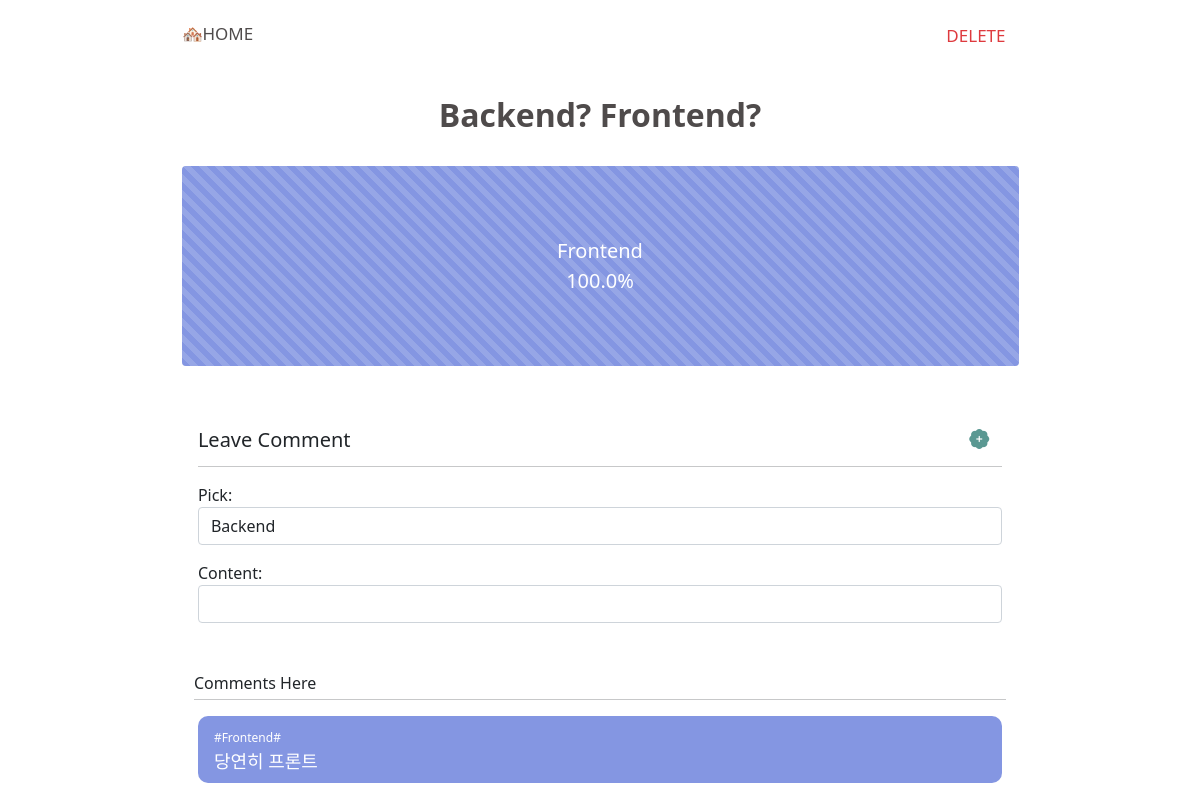
Screenshot of /either/3/detail_result with the database file from the repository.
### votes/models.py (models this page shows)
class Vote(models.Model):
    subject = models.CharField(max_length=150)
    choice_one = models.CharField(max_length=300)
    choice_two = models.CharField(max_length=300)
    vote_one = models.IntegerField(default=0)
    vote_two = models.IntegerField(default=0)
    created_at = models.DateTimeField(auto_now_add=True)

class Comment(models.Model):
    vote = models.ForeignKey(
        Vote,
        on_delete= models.CASCADE,
    )
    choice = models.CharField(max_length=300)
    content = models.TextField()
    created_at = models.DateTimeField(auto_now_add=True)

### votes/views.py (the view)
# urls.py: path('<int:pk>/detail_result', views.detail_result, name='detail_result'),
def detail_result(request, pk):
    vote = Vote.objects.get(pk=pk)
    if request.POST:
        if request.POST['choice'] == vote.choice_one:
            vote.vote_one += 1
        elif request.POST['choice'] == vote.choice_two:
            vote.vote_two += 1
        vote.save()
    options =  [(Vote.objects.filter(pk=pk).values_list('choice_one')[0][0],Vote.objects.filter(pk=pk).values_list('choice_one')[0][0]),
         (Vote.objects.filter(pk=pk).values_list('choice_two')[0][0], Vote.objects.filter(pk=pk).values_list('choice_two')[0][0])]
    form = CommentForm()
    form.fields['choice'].widget.choices = options
    comments = vote.comment_set.all()
    tot = vote.vote_one + vote.vote_two
    one_per = 0
    two_per = 0
    if tot:
        one_per = round(vote.vote_one/tot * 100,2)
        two_per = round(100 - one_per,2)
    context = {
        'vote':vote,
        'form':form,
        'comments':comments,
        'one_per':one_per,
        'two_per':two_per,
    }
    return render(request, 'votes/detail_result.html', context)

### votes/forms.py
class CommentForm(forms.ModelForm):
    choice = forms.CharField(
        label='Pick',
        widget = forms.Select(
            choices =[] ,
            attrs={
                'class':'form-control'
            }
        )
    )
    content = forms.CharField(
        widget = forms.TextInput(
            attrs={
                'class':'form-control'
            }
            )
    )
    class Meta:
        model = Comment
        fields = ('choice', 'content')

### votes/templates/votes/detail_result.html (shortened to what this page needs)
{% extends 'base.html' %}
{% block content %}
<div class="w-75 mx-auto mt-3 mb-5">
  <div class="d-flex justify-content-between align-items-baseline">
    <a href="{% url 'votes:index' %}" style="text-decoration:none; font-size:17px; color:#4F4B4B;">🏘HOME</a>
    <form action="{% url 'votes:delete' vote.pk %}" method="POST">
      <button class="btn minus" style="color:#DE3A3E; font-size:17px; font-weight:500;">DELETE</button>
    </form>
  </div>
  <br>
  <div class="mt-3 mb-4 d-flex flex-column justify-content-center align-items-center w-100">
    <h2 style="font-weight:600; color:#4F4B4B;">{{ vote.subject }}</h2>
    <div class="progress w-100 mt-4 mb-1" style="height:200px !important;">
      <div class="progress-bar progress-bar-striped bg-warning" role="progressbar" style="width:{{two_per}}%; height:100% !important; background-color: #8496E2 !important; font-weight:500; font-size:20px;">
        {{ vote.choice_two }}
        <br>
        {{two_per}}%
      </div>
    </div>
  </div>
  <div class="mx-auto mb-5 mt-5" style="width:98%;">
    <form class="mx-2" action="{% url 'votes:create_comment' vote.pk %}" method="POST">
      <div class="d-flex justify-content-between align-items-baseline mx-auto">
        <h5>Leave Comment</h5>
        <button class="btn" style="color:#5A9892; font-size:20px;"><i class="bi bi-patch-plus-fill"></i></button>
      </div>
      <hr class="mt-1 mb-3 mx-auto" style="border: 3px;">
      {{form.as_p}}
    </form>
  </div>
  <div class="mx-auto", style="width:98%">
    <p class="mb-0 mx-1">Comments Here</p>
    <hr class="mt-1 mb-3 mx-auto" style="border: 2px; width:99%;">
    {% for comment in comments %}
    {% if comment.choice == vote.choice_one %}
      <div class="mx-2 my-2 d-flex align-items-center" style="background-color: #F2B4B5; border-radius:10px; overflow:hidden; height:auto;">
        <div class="mx-3 my-2">
          <small style="color:#4D4949; font-size:12px !important;">#{{ comment.choice }}#</small>
          <p style="font-size:18px; font-weight:500; color:#4D4949; margin:0;">{{ comment.content}}</p>
        </div>
      </div>
    {% else %}
      <div class="mx-2 my-2 d-flex align-items-center" style="background-color: #8496E2; border-radius:10px; overflow:hidden; height:auto;">
        <div class="mx-3 my-2">
          <small style="color:white; font-size:12px !important;">#{{ comment.choice }}#</small>
          <p style="font-size:18px; font-weight:500; color:white; margin:0;">{{ comment.content}}</p>
        </div>
    </div>
    {% endif %}
    {% endfor %}
  </div>
</div>
<br>
<br>
{% endblock content %}

### rows the page displays
Vote: subject "Backend? Frontend?", choice_two "Frontend"
Comment: choice "Frontend", content "당연히 프론트"

### other values shown
{{ two_per }} "100.0"
